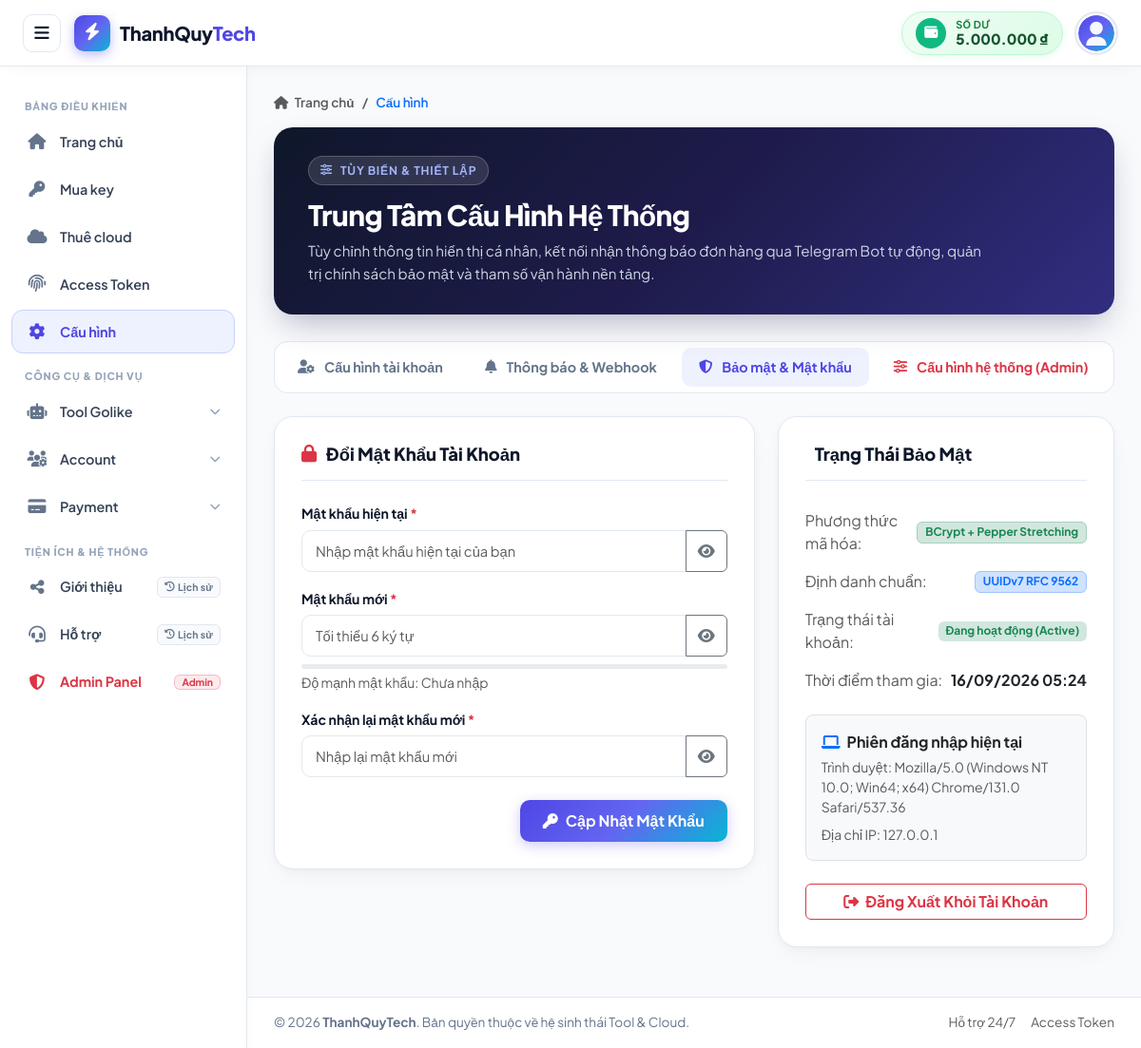
/settings.php?tab=security (signed in), run on the app's committed database.
### tables this page shows
CREATE TABLE IF NOT EXISTS `users` (
    `id` BIGINT UNSIGNED AUTO_INCREMENT PRIMARY KEY COMMENT 'Khóa chính tự tăng',
    `uid` INT UNSIGNED NOT NULL UNIQUE COMMENT 'Mã định danh riêng biệt (7 chữ số: 1000000 - 9999999)',
    `uuid` CHAR(36) NOT NULL UNIQUE COMMENT 'Định danh duy nhất chuẩn UUIDv7 liên kết giữa các bảng',
    `name` VARCHAR(100) NOT NULL COMMENT 'Tên hiển thị người dùng',
    `username` VARCHAR(50) NOT NULL UNIQUE COMMENT 'Tên đăng nhập (@tên)',
    `password` VARCHAR(255) NOT NULL COMMENT 'Mật khẩu mã hóa Hash + Salt + Stretching (BCRYPT / Argon2ID)',
    `email` VARCHAR(191) NOT NULL UNIQUE COMMENT 'Địa chỉ email duy nhất',
    `balance` DECIMAL(15, 2) NOT NULL DEFAULT 0.00 COMMENT 'Số dư tài khoản nạp vào (VND)',
    `avatar` VARCHAR(255) NOT NULL DEFAULT 'assets/images/default-avatar.svg' COMMENT 'Đường dẫn ảnh đại diện',
    `role` ENUM('Admin', 'Member') NOT NULL DEFAULT 'Member' COMMENT 'Vai trò người dùng trong hệ thống',
    `status` ENUM('Active', 'Inactive', 'Locked') NOT NULL DEFAULT 'Active' COMMENT 'Trạng thái hoạt động của tài khoản',
    `created_at` TIMESTAMP NOT NULL DEFAULT CURRENT_TIMESTAMP COMMENT 'Thời điểm tạo tài khoản',
    `updated_at` TIMESTAMP NOT NULL DEFAULT CURRENT_TIMESTAMP ON UPDATE CURRENT_TIMESTAMP COMMENT 'Thời điểm cập nhật gần nhất',
    
    INDEX `idx_users_uid` (`uid`),
    INDEX `idx_users_uuid` (`uuid`),
    INDEX `idx_users_username` (`username`),
    INDEX `idx_users_email` (`email`),
    INDEX `idx_users_status` (`status`)
);

### settings.php (the view, shortened to what the rows shown need)
<?php
require_once __DIR__ . '/config/config.php';
$stmt = $pdo->prepare("
    SELECT id, uid, uuid, name, username, email, balance, avatar, role, status, password, created_at, updated_at
    FROM users
    WHERE id = ?
    LIMIT 1
");
$stmt->execute([$_SESSION['user_id']]);
$user = $stmt->fetch();
$currentUser = $user;
try {
    $pdo->exec("
        CREATE TABLE IF NOT EXISTS `settings` (
            `id` BIGINT UNSIGNED AUTO_INCREMENT PRIMARY KEY,
            `user_uuid` CHAR(36) DEFAULT NULL,
            `setting_key` VARCHAR(100) NOT NULL,
            `setting_value` LONGTEXT DEFAULT NULL,
            `setting_group` VARCHAR(50) NOT NULL DEFAULT 'general',
            `description` VARCHAR(255) DEFAULT NULL,
            `created_at` TIMESTAMP NOT NULL DEFAULT CURRENT_TIMESTAMP,
            `updated_at` TIMESTAMP NOT NULL DEFAULT CURRENT_TIMESTAMP ON UPDATE CURRENT_TIMESTAMP,
            INDEX `idx_settings_user_uuid` (`user_uuid`),
            INDEX `idx_settings_key` (`setting_key`),
            INDEX `idx_settings_group` (`setting_group`),
            UNIQUE KEY `uq_user_setting_key` (`user_uuid`, `setting_key`)
        ) ENGINE=InnoDB DEFAULT CHARSET=utf8mb4 COLLATE=utf8mb4_unicode_ci;
    ");
} catch (Exception $e) {
}
$userSettings = [];
try {
    $stmtUserSet = $pdo->prepare("SELECT setting_key, setting_value FROM `settings` WHERE user_uuid = ?");
    $stmtUserSet->execute([$user['uuid']]);
    while ($row = $stmtUserSet->fetch()) {
        $userSettings[$row['setting_key']] = $row['setting_value'];
    }
} catch (Exception $e) {
}
$hideBalance     = ($userSettings['hide_balance_header'] ?? '0') === '1';
$activeTab = $_GET['tab'] ?? 'general';
?>
<!DOCTYPE html>
<html lang="vi">
<head>
    <link href="https://cdn.jsdelivr.net/npm/bootstrap@5.3.3/dist/css/bootstrap.min.css" rel="stylesheet">
    <link rel="stylesheet" href="https://cdnjs.cloudflare.com/ajax/libs/font-awesome/6.5.1/css/all.min.css">
</head>
<body>
    <header class="app-header">
        <div class="header-right">
            <a href="/payments/deposit" class="header-balance-card" title="Nạp tiền vào tài khoản">
                <div class="balance-text-group">
                    <span class="balance-title">Số dư</span>
                    <span class="balance-val"><?= !empty($hideBalance) ? '****** đ' : format_currency($currentUser['balance']) ?></span>
                </div>
            </a>
            <div class="user-profile-container" id="userDropdownContainer">
                <button type="button" class="user-profile-toggle" id="userProfileToggle" onclick="toggleUserPopup(event)" aria-expanded="false" title="<?= htmlspecialchars($currentUser['name']) ?>">
                    <img src="<?= htmlspecialchars($currentUser['avatar']) ?>"
                         alt="Avatar"
                         class="user-avatar-small"
                         onerror="this.onerror=null; this.src='assets/images/default-avatar.svg';">
                </button>
            </div>
        </div>
    </header>
    <main class="app-main">
        <div class="content-container">
            <div class="settings-hero">
                <div class="d-flex flex-column flex-md-row align-items-md-center justify-content-between gap-3">
                    <div>
                        <h1 class="hero-title">Trung Tâm Cấu Hình Hệ Thống</h1>
                    </div>
                </div>
            </div>
            <?php if ($activeTab === 'security'): ?>
            <div class="row g-4">
                <div class="col-lg-7">
                    <div class="settings-card">
                        <div class="card-header-clean">
                            <h2 class="card-title-clean">
                                <i class="fa-solid fa-lock text-danger"></i>
                                <span>Đổi Mật Khẩu Tài Khoản</span>
                            </h2>
                        </div>
                        <form action="settings.php?tab=security" method="POST">
                            <div class="mb-3">
                                <label for="old_password" class="form-label">Mật khẩu hiện tại <span class="text-danger">*</span></label>
                                <div class="input-group">
                                    <input type="password" class="form-control" id="old_password" name="old_password" required placeholder="Nhập mật khẩu hiện tại của bạn">
                                    <button class="btn btn-outline-secondary" type="button" onclick="togglePassVisibility('old_password')"><i class="fa-solid fa-eye"></i></button>
                                </div>
                            </div>
                            <div class="mb-3">
                                <label for="new_password" class="form-label">Mật khẩu mới <span class="text-danger">*</span></label>
                                <div class="input-group">
                                    <input type="password" class="form-control" id="new_password" name="new_password" required minlength="6" placeholder="Tối thiểu 6 ký tự" oninput="checkStrength(this.value)">
                                    <button class="btn btn-outline-secondary" type="button" onclick="togglePassVisibility('new_password')"><i class="fa-solid fa-eye"></i></button>
                                </div>
                                <div class="progress mt-2" style="height: 5px;">
                                </div>
                                <div id="strengthText" class="form-text text-muted small mt-1">Độ mạnh mật khẩu: Chưa nhập</div>
                            </div>
                            <div class="mb-4">
                                <label for="confirm_password" class="form-label">Xác nhận lại mật khẩu mới <span class="text-danger">*</span></label>
                                <div class="input-group">
                                    <input type="password" class="form-control" id="confirm_password" name="confirm_password" required minlength="6" placeholder="Nhập lại mật khẩu mới">
                                    <button class="btn btn-outline-secondary" type="button" onclick="togglePassVisibility('confirm_password')"><i class="fa-solid fa-eye"></i></button>
                                </div>
                            </div>
                            <div class="text-end">
                                <button type="submit" class="btn-gradient-primary">
                                    <i class="fa-solid fa-key"></i> Cập Nhật Mật Khẩu
                                </button>
                            </div>
                        </form>
                    </div>
                </div>
                <div class="col-lg-5">
                    <div class="settings-card">
                        <div class="card-header-clean">
                            <h2 class="card-title-clean">
                                <span>Trạng Thái Bảo Mật</span>
                            </h2>
                        </div>
                        <ul class="list-group list-group-flush mb-3">
                            <li class="list-group-item d-flex justify-content-between align-items-center px-0 py-2 border-0">
                                <span class="text-muted">Phương thức mã hóa:</span>
                                <span class="badge bg-success-subtle text-success border border-success-subtle">BCrypt + Pepper Stretching</span>
                            </li>
                            <li class="list-group-item d-flex justify-content-between align-items-center px-0 py-2 border-0">
                                <span class="text-muted">Định danh chuẩn:</span>
                                <span class="badge bg-primary-subtle text-primary border border-primary-subtle">UUIDv7 RFC 9562</span>
                            </li>
                            <li class="list-group-item d-flex justify-content-between align-items-center px-0 py-2 border-0">
                                <span class="text-muted">Trạng thái tài khoản:</span>
                                <span class="badge bg-success-subtle text-success">Đang hoạt động (Active)</span>
                            </li>
                            <li class="list-group-item d-flex justify-content-between align-items-center px-0 py-2 border-0">
                                <span class="text-muted">Thời điểm tham gia:</span>
                                <span class="fw-bold text-dark"><?= date('d/m/Y H:i', strtotime($user['created_at'])) ?></span>
                            </li>
                        </ul>
                        <div class="border rounded-3 p-3 bg-light">
                            <div class="fw-bold text-dark mb-1"><i class="fa-solid fa-laptop me-1 text-primary"></i> Phiên đăng nhập hiện tại</div>
                            <div class="small text-muted mb-2">Trình duyệt: <?= htmlspecialchars($_SERVER['HTTP_USER_AGENT'] ?? 'Web Browser') ?></div>
                            <div class="small text-muted">Địa chỉ IP: <?= htmlspecialchars($_SERVER['REMOTE_ADDR'] ?? '127.0.0.1') ?></div>
                        </div>
                        <div class="mt-4">
                            <button type="button" class="btn btn-outline-danger w-100 fw-bold" onclick="confirmLogout()">
                                <i class="fa-solid fa-right-from-bracket me-1"></i> Đăng Xuất Khỏi Tài Khoản
                            </button>
                        </div>
                    </div>
                </div>
            </div>
            <?php endif; ?>
        </div>
    </main>
</body>
</html>

### data on the page
users: balance "5.000.000 ₫", avatar (placeholder picture), created_at "16/09/2026 05:24"

### other printed values
$_SERVER['HTTP_USER_AGENT'] "Mozilla/5.0 (Windows NT 10.0; Win64; x64) Chrome/131.0 Safari/537.36"
$_SERVER['REMOTE_ADDR'] "127.0.0.1"
